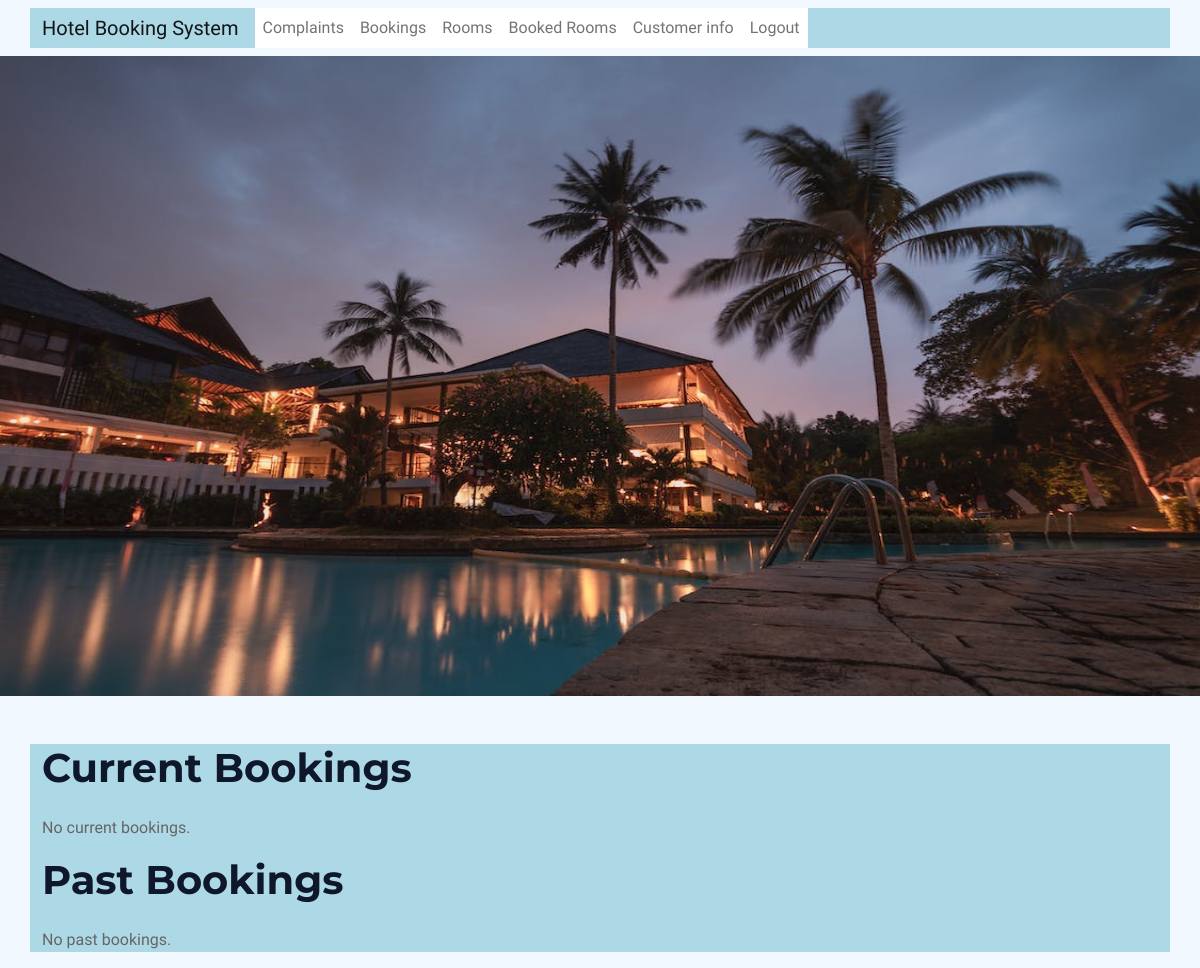
Before: /booked_rooms_list/ (signed in) with the older database file.
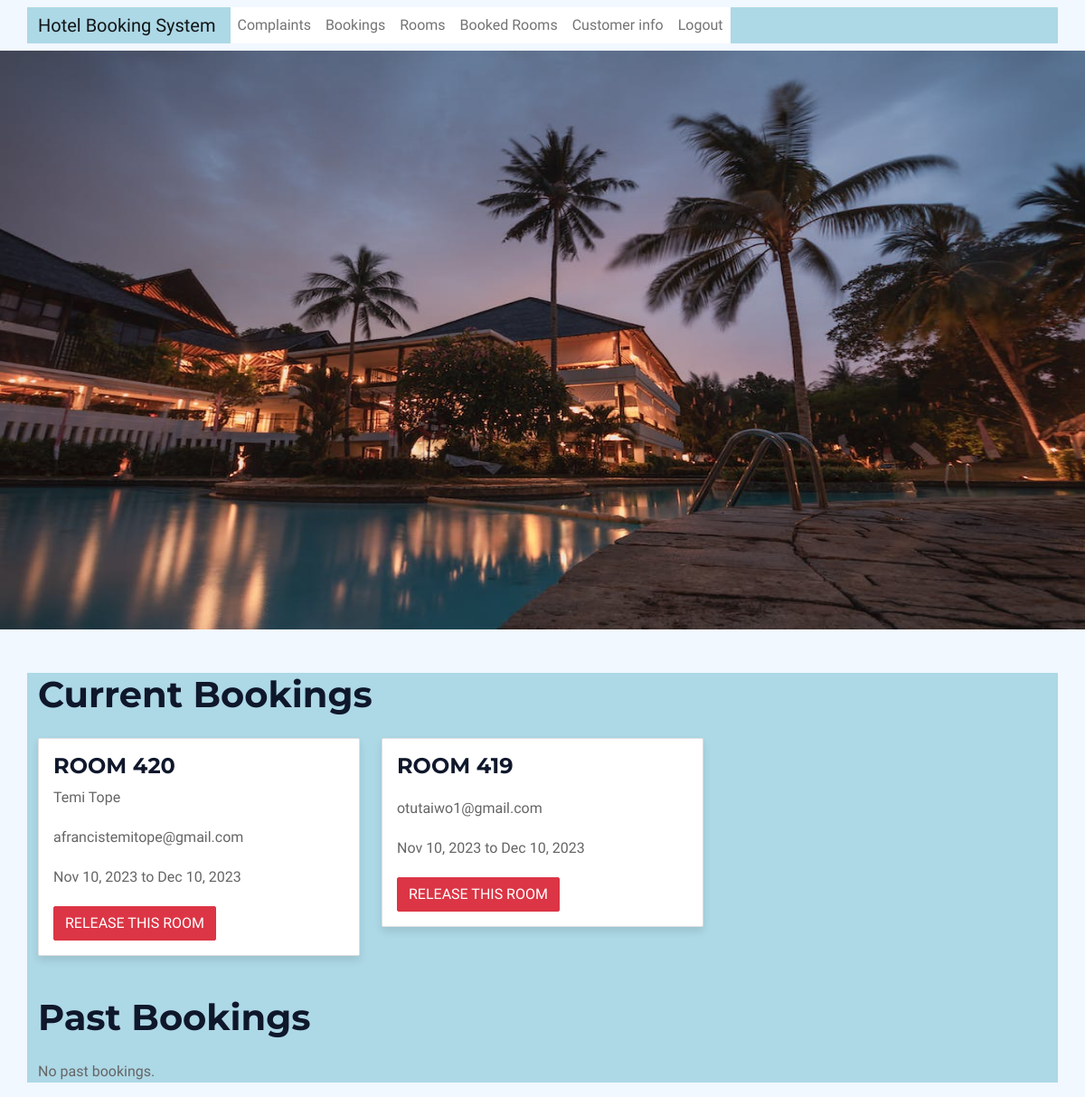
After: the same page with the newer database file.
### bookings/models.py (models this page shows, shortened)
class Booking(models.Model):
    user = models.ForeignKey(settings.AUTH_USER_MODEL, on_delete=models.CASCADE)
    admin_user= models.ForeignKey(settings.AUTH_USER_MODEL, on_delete=models.CASCADE, related_name='bookings_admin', default=1)
    room = models.ForeignKey(Room, on_delete=models.CASCADE)
    check_in = models.DateField()
    check_out = models.DateField()
    created_at = models.DateTimeField(auto_now_add=True)
    updated_at = models.DateTimeField(auto_now=True)
    status_choices = [
        ('pending', 'Pending'),
        ('accepted', 'Accepted'),
        ('rejected', 'Rejected'),
    ]
    status = models.CharField(max_length=10, choices=status_choices, default='pending')
    number_of_guests = models.PositiveIntegerField()
    customer_email = models.EmailField(max_length=255)
    customer_name =  models.CharField(max_length=100, default='')

class Room(models.Model):
    ROOM_TYPE_CHOICES = (
        ('standard', 'Standard'),
        ('deluxe', 'Deluxe'),
        ('suite', 'Suite'),
    )
    user = models.ForeignKey(settings.AUTH_USER_MODEL, on_delete=models.CASCADE)
    admin_user= models.ForeignKey(settings.AUTH_USER_MODEL, on_delete=models.CASCADE, related_name='room_admin', default=1)
    name = models.CharField(max_length=100)
    room_type = models.CharField(max_length=10, choices=ROOM_TYPE_CHOICES, default='standard')
    room_number = models.PositiveIntegerField(unique=True)
    description = models.TextField(blank=True)
    price = models.DecimalField(max_digits=8, decimal_places=2)
    image = models.ImageField(upload_to='rooms', blank=True)
    available = models.BooleanField(default=True)
    created_at = models.DateTimeField(auto_now_add=True)
    updated_at = models.DateTimeField(auto_now=True)

### accounts/models.py (models this page shows, shortened)
class CustomUser(AbstractBaseUser):
    email = models.EmailField(verbose_name='Email', max_length=255, unique=True)
    first_name = models.CharField(verbose_name='First Name', max_length=255, blank=True)
    last_name = models.CharField(verbose_name='Last Name', max_length=255, blank=True)
    is_staff = models.BooleanField(default=False)
    is_active = models.BooleanField(default=True)
    is_admin = models.BooleanField(default=False)
    is_customer = models.BooleanField(default=True)
    is_superuser = models.BooleanField(default=False)
    created_at = models.DateTimeField(auto_now_add=True)
    updated_at = models.DateTimeField(auto_now=True)
    objects = CustomUserManager()
    USERNAME_FIELD = 'email'
    REQUIRED_FIELDS = []

### bookings/views.py (the view)
# urls.py: path('booked_rooms_list/', views.booked_rooms_list, name='booked_rooms_list'),
@login_required
def booked_rooms_list(request):
    current_bookings = Booking.objects.filter(check_out__gte=timezone.now())
    past_bookings = Booking.objects.filter(check_out__lt=timezone.now())
    context = {
        'current_bookings': current_bookings,
        'past_bookings': past_bookings,
    }
    return render(request, 'booked_rooms_list.html', context)

### bookings/templates/booked_rooms_list.html
{% extends 'base.html' %}
{% block content %}
  <h1 class="mb-4">Current Bookings</h1>
{% if current_bookings %}
<div class="row">
{% for booking in current_bookings %}
<div class="col-md-4 mb-4">
<div class="card">
<div class="card-body">
<h5 class="card-title">{{ booking.room.name }}</h5>
<p class="card-text">{{ booking.user.first_name }} {{ booking.user.last_name }}</p>
<p class="card-text">{{ booking.user.email }}</p>
<p class="card-text">{{ booking.check_in|date:"M d, Y" }} to {{ booking.check_out|date:"M d, Y" }}</p>
<a href="{% url 'bookings:release_room' booking.id %}" class="btn btn-danger">Release this room</a>
</div>
</div>
</div>
{% endfor %}
</div>
{% else %}
<p>No current bookings.</p>
{% endif %}
  <h1 class="mb-4">Past Bookings</h1>
{% if past_bookings %}
<div class="row">
{% for booking in past_bookings %}
<div class="col-md-4 mb-4">
<div class="card">
<div class="card-body">
<h5 class="card-title">{{ booking.room.name }}</h5>
<p class="card-text">{{ booking.user.customer_name }}</p>
<p class="card-text">{{ booking.user.email }}</p>
<p class="card-text">{{ booking.check_in|date:"M d, Y" }} to {{ booking.check_out|date:"M d, Y" }}</p>
</div>
</div>
</div>
{% endfor %}
</div>
{% else %}
<p>No past bookings.</p>
{% endif %}
{% endblock %}

Changed rows visible on the page:
added Booking: room.name "ROOM 420", user.first_name "Temi", user.last_name "Tope", user.email "afrancistemitope@gmail.com", check_in "Nov 10, 2023", check_out "Dec 10, 2023"
added Booking: room.name "ROOM 419", user.email "otutaiwo1@gmail.com", check_in "Nov 10, 2023", check_out "Dec 10, 2023"
Other visible differences:
text no longer shown: "No current bookings."
